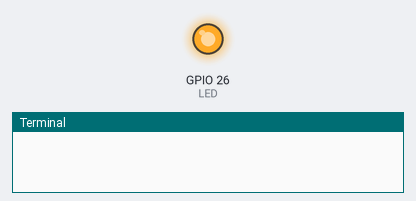
A program run on a simulated Raspberry Pi (BCM pin numbers). Shown: output pins drawn as LEDs (lit = HIGH), the last lines printed to the terminal.

Above: at 1.0 s.
At 5.5 s:
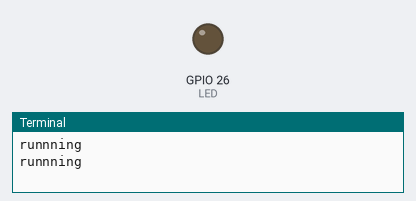
Timing chart, 0 to 6.9 s (numbered marks = the images above):
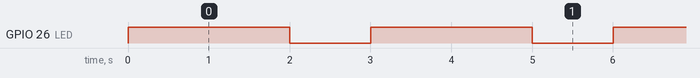

The program:

reference_lgpio_testing.py
```python
"""
Reference to test GPIO in Raspberry Pi with Ubuntu 22.04 OS
"""


import time
import lgpio

LED = 26

# open the gpio chip and set the LED pin as output
h = lgpio.gpiochip_open(0)
lgpio.gpio_claim_output(h, LED)

try:
    while True:
         # Turn the GPIO pin on
         lgpio.gpio_write(h, LED, 1)
         time.sleep(2)
         print("runnning")

         # Turn the GPIO pin off
         lgpio.gpio_write(h, LED, 0)
         time.sleep(1)


except KeyboardInterrupt:
     lgpio.gpio_write(h, LED, 0)
     lgpio.gpiochip_close(h)
```

Measured:
- by itself, GPIO 26 (LED): alternates HIGH for 2.0 s and LOW for 1.0 s
